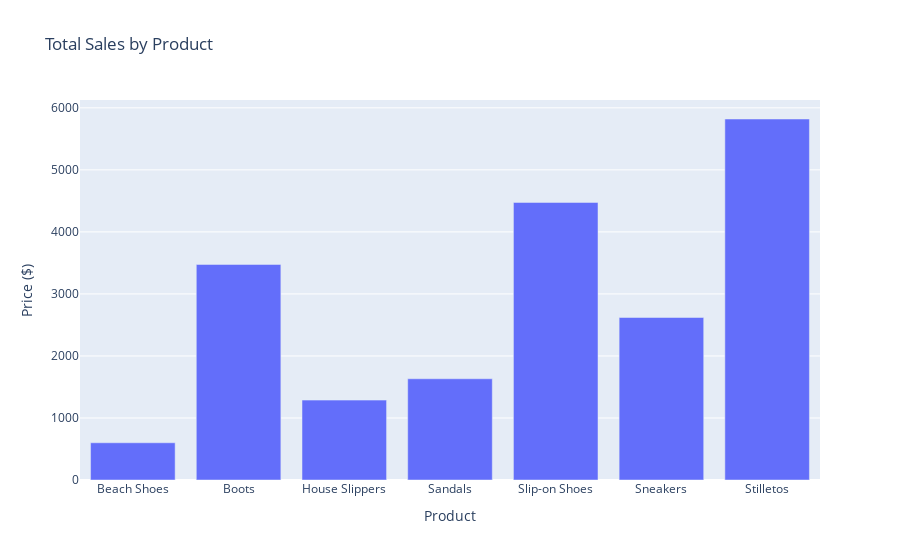

Source (notebook cell):
### Code cell
fig = px.bar(df_sales_sum_by_product, 
             x='Product',            
             y='Price ($)',
            title='Total Sales by Product')

fig.show()

### Figure 1 — Plotly figure (JSON) as saved in the notebook; plotly's stock layout.template omitted (floating-point values rounded to 4 significant figures)
{"data": [{"alignmentgroup": "True", "hoverlabel": {"namelength": 0}, "hovertemplate": "Product=%{x}<br>Price ($)=%{y}", "legendgroup": "", "marker": {"color": "#636efa"}, "name": "", "offsetgroup": "", "orientation": "v", "showlegend": false, "textposition": "auto", "type": "bar", "x": ["Beach Shoes", "Boots", "House Slippers", "Sandals", "Slip-on Shoes", "Sneakers", "Stilletos"], "xaxis": "x", "y": [600, 3475, 1288, 1632, 4475, 2620, 5820], "yaxis": "y"}], "layout": {"barmode": "relative", "legend": {"tracegroupgap": 0}, "title": {"text": "Total Sales by Product"}, "xaxis": {"anchor": "y", "domain": [0, 1], "title": {"text": "Product"}}, "yaxis": {"anchor": "x", "domain": [0, 1], "title": {"text": "Price ($)"}}}}
